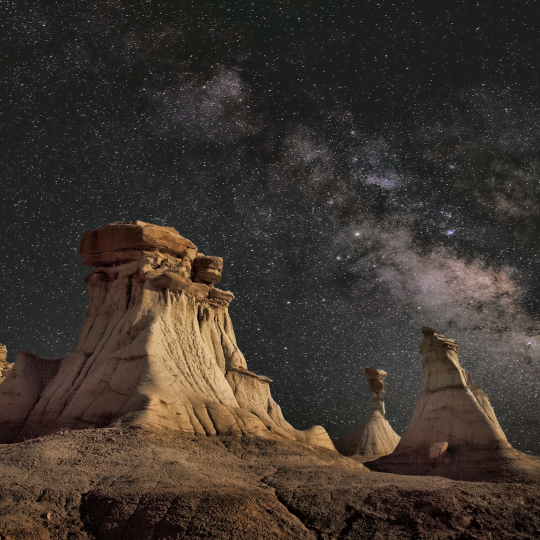
#> input picture ads/photos/baby_b.jpg, 1080 x 1080 px (shown at 1/2 size)
$ python -i generate_ads_v2.py   (imports and definitions only)
#> lines starting #> are read from the running program, lines starting #| are printed output that depends on the picture
#> further down, picture is the input picture: PIL image 1080x1080 RGB; mean R, G, B 61.4, 52.9, 45.7
"""
Legacy Odyssey — Facebook Ad Generator v2
5 x 1080x1080px ads with real Unsplash baby photos
"""

import os, math, urllib.request
from PIL import Image, ImageDraw, ImageFont, ImageFilter, ImageEnhance

OUTPUT = r"E:\Claude\legacy-odyssey\ads"
FONTS  = r"C:\Users\dragn\AppData\Roaming\Claude\local-agent-mode-sessions\skills-plugin\53a9a6b5-518b-4e90-823a-2b9d07d423ac\1b085ba1-6866-4b9b-a8da-0fc329e29de1\skills\canvas-design\canvas-fonts"
PHOTOS = os.path.join(OUTPUT, "photos")
# [1 line not run here, left out]

W = H = 1080

# ── Brand palette ──────────────────────────────────────────────────────────────
CREAM   = (250, 247, 242)
DARK    = (26,  21,  16)
GOLD    = (200, 169, 110)
GOLD_DK = (170, 138,  74)
MUTED   = (120, 108,  88)
WHITE   = (255, 255, 255)

# ── Unsplash photo IDs  (free commercial use — Unsplash License) ──────────────
PHOTO_URLS = {
    "hands":   "https://images.unsplash.com/photo-1555252333-9f8e92e65df9?w=1080&h=1080&fit=crop&q=85",
    "smile":   "https://images.unsplash.com/photo-1519689373023-dd07c7988603?w=1080&h=1080&fit=crop&q=85",
    "mom":     "https://images.unsplash.com/photo-1492725764893-90b379c2b6e7?w=1080&h=1080&fit=crop&q=85",
    "newborn": "https://images.unsplash.com/photo-1519340241574-2cec6aef0c01?w=1080&h=1080&fit=crop&q=85",
    "family":  "https://images.unsplash.com/photo-1476703993599-0035a21b17a9?w=1080&h=1080&fit=crop&q=85",
}

FALLBACK_URLS = {
    "hands":   "https://images.unsplash.com/photo-1579548122080-c35fd6820ecb?w=1080&h=1080&fit=crop&q=85",
    "smile":   "https://images.unsplash.com/photo-1508214751196-bcfd4ca60f91?w=1080&h=1080&fit=crop&q=85",
    "mom":     "https://images.unsplash.com/photo-1565012010820-8f35c1d5c96a?w=1080&h=1080&fit=crop&q=85",
    "newborn": "https://images.unsplash.com/photo-1566004100631-35d015d6a491?w=1080&h=1080&fit=crop&q=85",
    "family":  "https://images.unsplash.com/photo-1536640712-4d4c36ff0e4e?w=1080&h=1080&fit=crop&q=85",
}

# [34 lines left out: functions download_photo, load_photo, F, not called in this run]

def tw(draw, text, font):
    bb = draw.textbbox((0,0), text, font=font)
    return bb[2] - bb[0]

def th(draw, text, font):
    bb = draw.textbbox((0,0), text, font=font)
    return bb[3] - bb[1]

# [15 lines left out: function draw_centered, not called in this run]

def draw_shadow_text(draw, text, x, y, font, color, shadow=(0,0,0,120), offset=3):
    draw.text((x+offset, y+offset), text, font=font, fill=shadow)
    draw.text((x, y), text, font=font, fill=color)

# [47 lines left out: functions cta_btn, vignette, gradient_overlay, not called in this run]

from PIL import ImageChops

def warm_grade(img, warmth=12, contrast=1.08, brightness=1.02):
    """Apply warm color grade to photo"""
#> called with warmth = 12, contrast = 1.08, brightness = 1.02
    img = ImageEnhance.Contrast(img).enhance(contrast)
    img = ImageEnhance.Brightness(img).enhance(brightness)
    r, g, b = img.split()
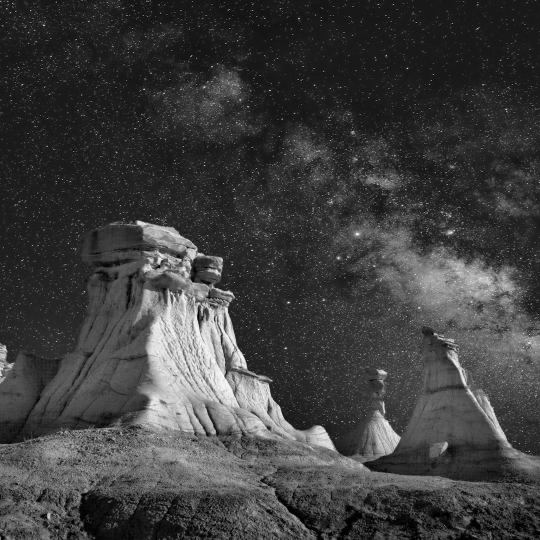
#> r: PIL image 1080x1080 L (shown at 1/2 size); min 0, max 255, mean 62.1
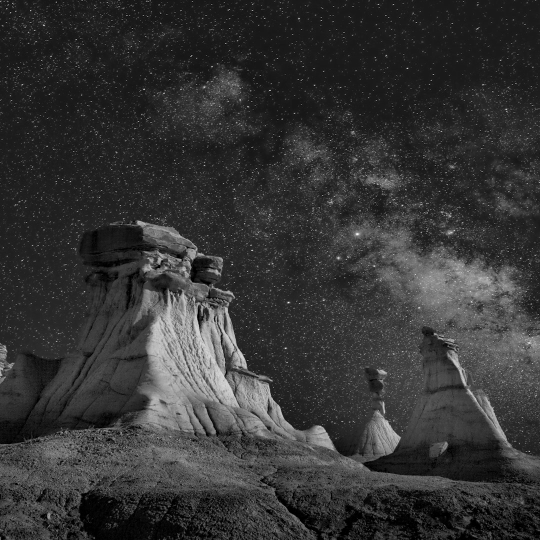
#> g: PIL image 1080x1080 L (shown at 1/2 size); min 0, max 255, mean 52.7
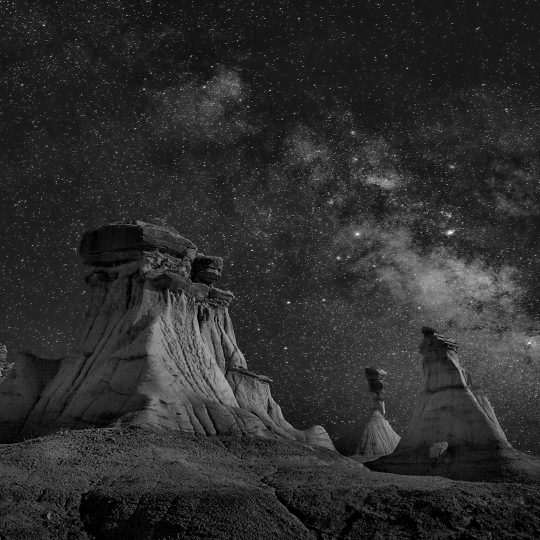
#> b: PIL image 1080x1080 L (shown at 1/2 size); min 0, max 255, mean 44.9
    r = r.point(lambda x: min(255, x + warmth))
    g = g.point(lambda x: min(255, x + warmth//3))
    return Image.merge('RGB', (r, g, b))
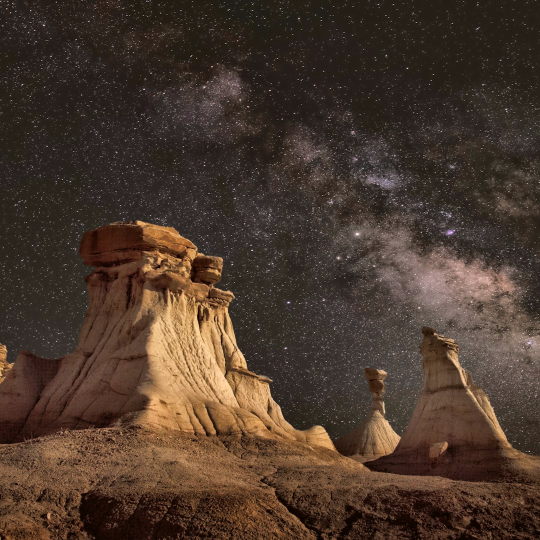
#> returned value: PIL image 1080x1080 RGB (shown at 1/2 size); mean R, G, B 74.1, 56.7, 44.9

# ─────────────────────────────────────────────────────────────────────────────
# AD 1 — "The Website"
# Full-bleed baby hands photo · Heavy bottom gradient · Large headline
# ─────────────────────────────────────────────────────────────────────────────
# [317 lines left out: functions ad1, ad2, ad3, ad4, ad5, not called in this run]


# [11 lines not run here, left out]

>>> from PIL import Image
>>> picture = Image.open('photos/baby_b.jpg')
>>> result = warm_grade(picture)

$ run again, on ads/photos/baby_d.jpg
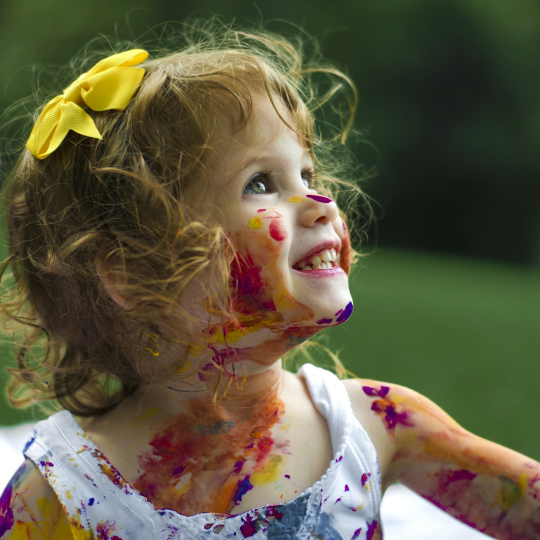
#> input picture ads/photos/baby_d.jpg, 1080 x 1080 px (shown at 1/2 size)
#> picture is the input picture: PIL image 1080x1080 RGB; mean R, G, B 96.6, 91.4, 66.5
#> in warm_grade, `r, g, b = img.split()`:
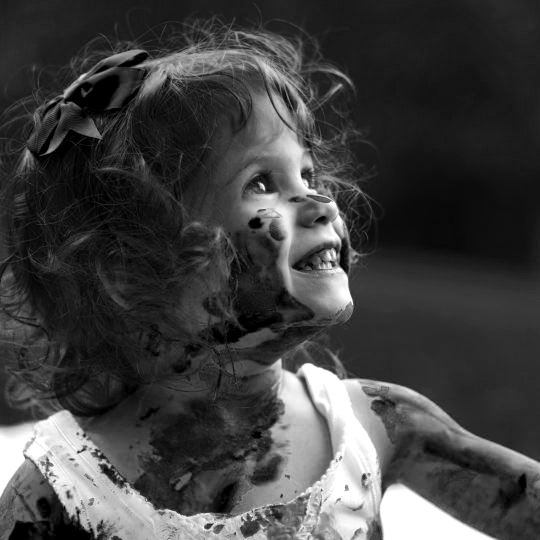
#> b: PIL image 1080x1080 L (shown at 1/2 size); min 0, max 255, mean 64.7
#> in warm_grade, `return Image.merge('RGB', (r, g, b))`:
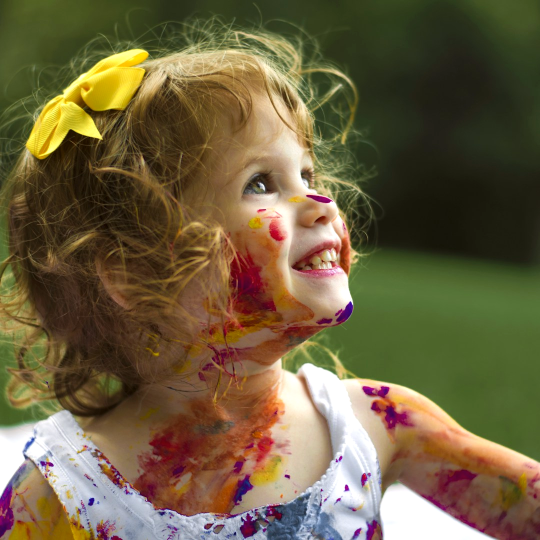
#> returned value: PIL image 1080x1080 RGB (shown at 1/2 size); mean R, G, B 109.5, 96.1, 64.7
